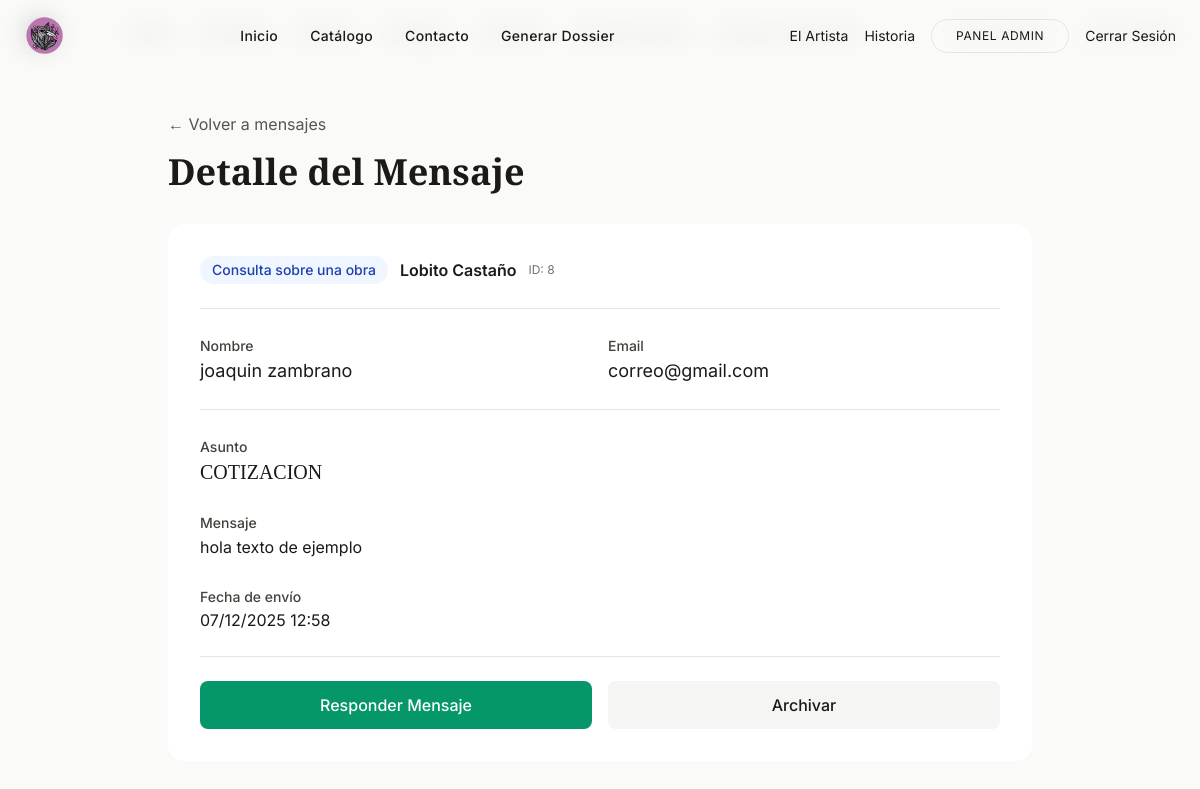
/admin-panel/mensajes/17/ (signed in), run on the app's committed database.
### core/models.py (models this page shows, shortened)
class Contacto(models.Model):
    TIPO_CONSULTA_CHOICES = [
        ('CONSULTA', 'Consulta General'),
        ('ENCARGO', 'Encargo de Obra'),
        ('MURAL', 'Cotización de Muralismo'),
        ('DISPONIBILIDAD', 'Consultar Disponibilidad'),
        ('COTIZACION', 'Solicitar Cotización'),
        ('OTRO', 'Otro'),
    ]
    nombre = models.CharField(max_length=100, verbose_name="Nombre")
    email = models.EmailField(verbose_name="Correo Electrónico")
    asunto = models.CharField(
        max_length=20,
        choices=TIPO_CONSULTA_CHOICES,
        default='CONSULTA',
        verbose_name="Tipo de Consulta"
    )
    mensaje = models.TextField(verbose_name="Mensaje")
    fecha_envio = models.DateTimeField(auto_now_add=True, verbose_name="Fecha de Envío")
    obra_id = models.IntegerField(
        blank=True,
        null=True,
        verbose_name="ID de Obra",
        help_text="ID de la obra consultada (si aplica)"
    )
    obra_nombre = models.CharField(
        max_length=200,
        blank=True,
        verbose_name="Nombre de la Obra",
        help_text="Nombre de la obra consultada (si aplica)"
    )
    respondido = models.BooleanField(default=False, verbose_name="Respondido")
    archivado = models.BooleanField(default=False, verbose_name="Archivado")
    respuesta = models.TextField(blank=True, null=True, verbose_name="Respuesta del Admin")
    fecha_respuesta = models.DateTimeField(blank=True, null=True, verbose_name="Fecha de Respuesta")
    class Meta:
        verbose_name = "Mensaje de Contacto"
        verbose_name_plural = "Mensajes de Contacto"
        ordering = ['-fecha_envio']
        indexes = [
            models.Index(fields=['-fecha_envio']),
            models.Index(fields=['obra_id']),
            models.Index(fields=['asunto']),
        ]

### core/views.py (the view)
# urls.py: path('admin-panel/mensajes/<int:mensaje_id>/', views.admin_mensaje_detail_view, name='admin_mensaje_detail'),
@admin_required
def admin_mensaje_detail_view(request, mensaje_id):
    from django.shortcuts import get_object_or_404
    mensaje = get_object_or_404(Contacto, id=mensaje_id)
    context = {'mensaje': mensaje}
    return render(request, 'core/admin_mensaje_detail.html', context)

### core/context_processors.py (called while the page is built)
def banner_imagen(request):
    try:
        banners = Banner.objects.all()
        return {'banners': banners}
    except Exception:
        return {'banners': []}

def estilos_disponibles(request):
    try:
        estilos = Estilo.objects.all().order_by('nombre')
    except Exception:
        estilos = Estilo.objects.none()
    return {'estilos_menu': estilos}

def artistas_disponibles(request):
    try:
        artistas = Artista.objects.all().order_by('nombre')
    except Exception:
        artistas = Artista.objects.none()
    return {'artistas_menu': artistas}

### core/templates/core/admin_mensaje_detail.html (shortened to what this page needs)
{% extends 'core/base.html' %}
{% block content %}
<div class="min-h-screen bg-stone-50 py-8">
    <div class="max-w-4xl mx-auto px-4">
        <div class="mb-8">
            <a href="{% url 'admin_mensajes' %}" class="text-stone-600 hover:text-stone-900 mb-4 inline-block">
                ← Volver a mensajes
            </a>
            <h1 class="text-4xl font-display font-bold text-stone-900 mb-2">Detalle del Mensaje</h1>
        </div>
        <div class="bg-white rounded-2xl shadow-soft p-8 space-y-6">
            {% if mensaje.obra_id or mensaje.obra_nombre %}
            <div class="border-b border-stone-200 pb-6">
                <div class="flex flex-wrap items-center gap-3">
                    <div class="px-3 py-1 rounded-full bg-blue-50 text-blue-800 text-sm font-medium">
                        Consulta sobre una obra
                    </div>
                    {% if mensaje.obra_nombre %}
                    <div class="text-stone-900 font-semibold">
                        {{ mensaje.obra_nombre }}
                    </div>
                    {% endif %}
                    {% if mensaje.obra_id %}
                    <div class="text-xs text-stone-500">ID: {{ mensaje.obra_id }}</div>
                    {% endif %}
                </div>
            </div>
            {% endif %}
            <div class="border-b border-stone-200 pb-6">
                <div class="grid md:grid-cols-2 gap-4">
                    <div>
                        <label class="text-sm font-medium text-stone-700">Nombre</label>
                        <p class="text-lg text-stone-900">{{ mensaje.nombre }}</p>
                    </div>
                    <div>
                        <label class="text-sm font-medium text-stone-700">Email</label>
                        <p class="text-lg text-stone-900">{{ mensaje.email }}</p>
                    </div>
                </div>
            </div>
            <div>
                <label class="text-sm font-medium text-stone-700">Asunto</label>
                <p class="text-xl font-display text-stone-900">{{ mensaje.asunto }}</p>
            </div>
            <div>
                <label class="text-sm font-medium text-stone-700">Mensaje</label>
                <p class="text-stone-900 leading-relaxed whitespace-pre-wrap">{{ mensaje.mensaje }}</p>
            </div>
            <div>
                <label class="text-sm font-medium text-stone-700">Fecha de envío</label>
                <p class="text-stone-900">{{ mensaje.fecha_envio|date:"d/m/Y H:i" }}</p>
            </div>
            <div class="flex gap-4 pt-6 border-t border-stone-200">
                {% if not mensaje.respondido %}
                <a href="{% url 'admin_mensaje_respond' mensaje.id %}"
                    class="flex-1 bg-emerald-600 text-white text-center py-3 rounded-lg font-medium hover:bg-emerald-700 transition duration-300">
                    Responder Mensaje
                </a>
                {% endif %}
                <a href="{% url 'admin_mensaje_archive' mensaje.id %}"
                    class="flex-1 bg-stone-100 text-stone-900 text-center py-3 rounded-lg font-medium hover:bg-stone-200 transition duration-300">
                    {% if mensaje.archivado %}Desarchivar{% else %}Archivar{% endif %}
                </a>
            </div>
        </div>
    </div>
</div>
{% endblock %}

### data on the page
Contacto: obra_nombre "Lobito Castaño", obra_id "8", nombre "joaquin zambrano", email "correo@gmail.com", asunto "COTIZACION", mensaje "hola texto de ejemplo", fecha_envio "07/12/2025 12:58"
